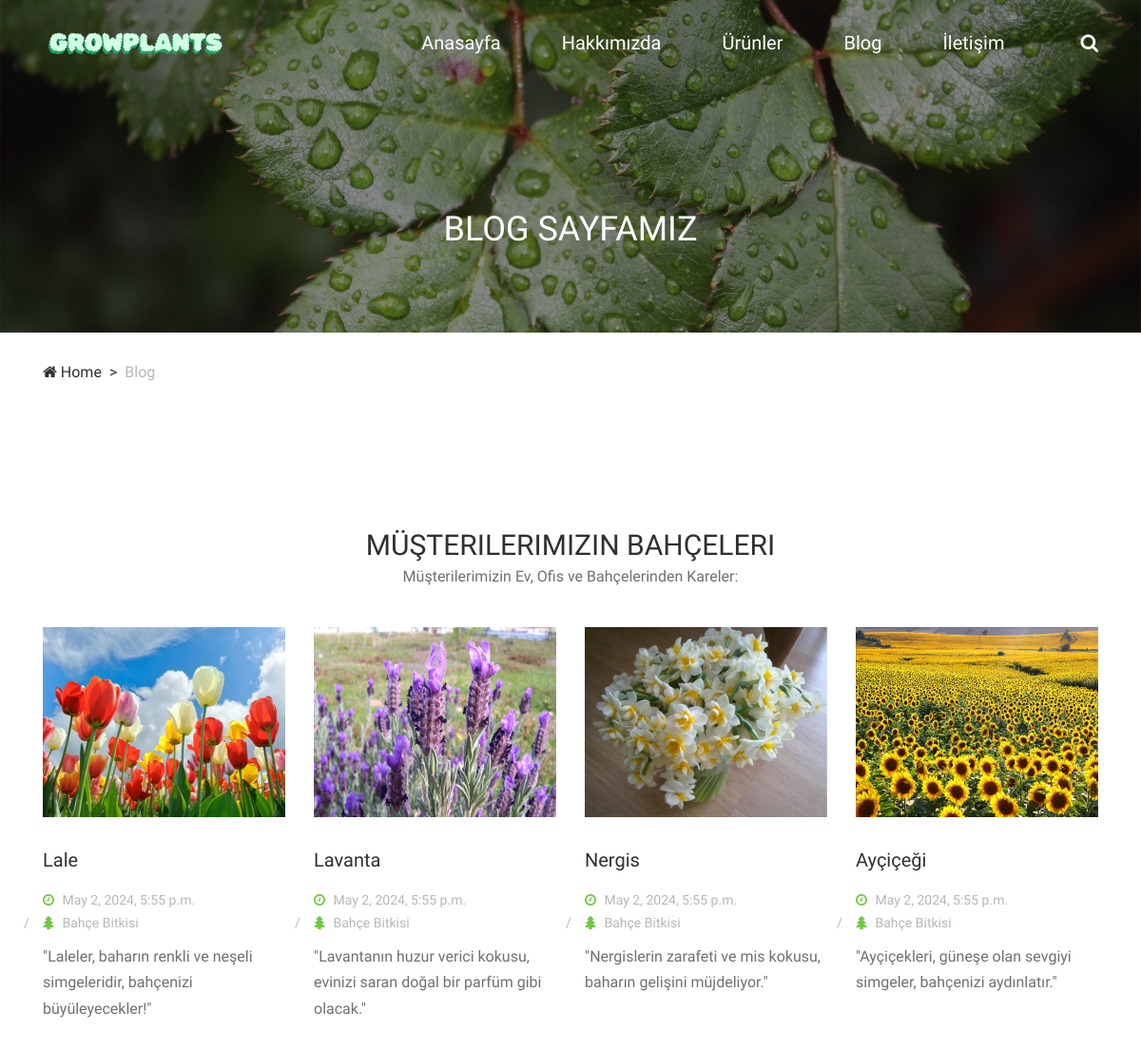
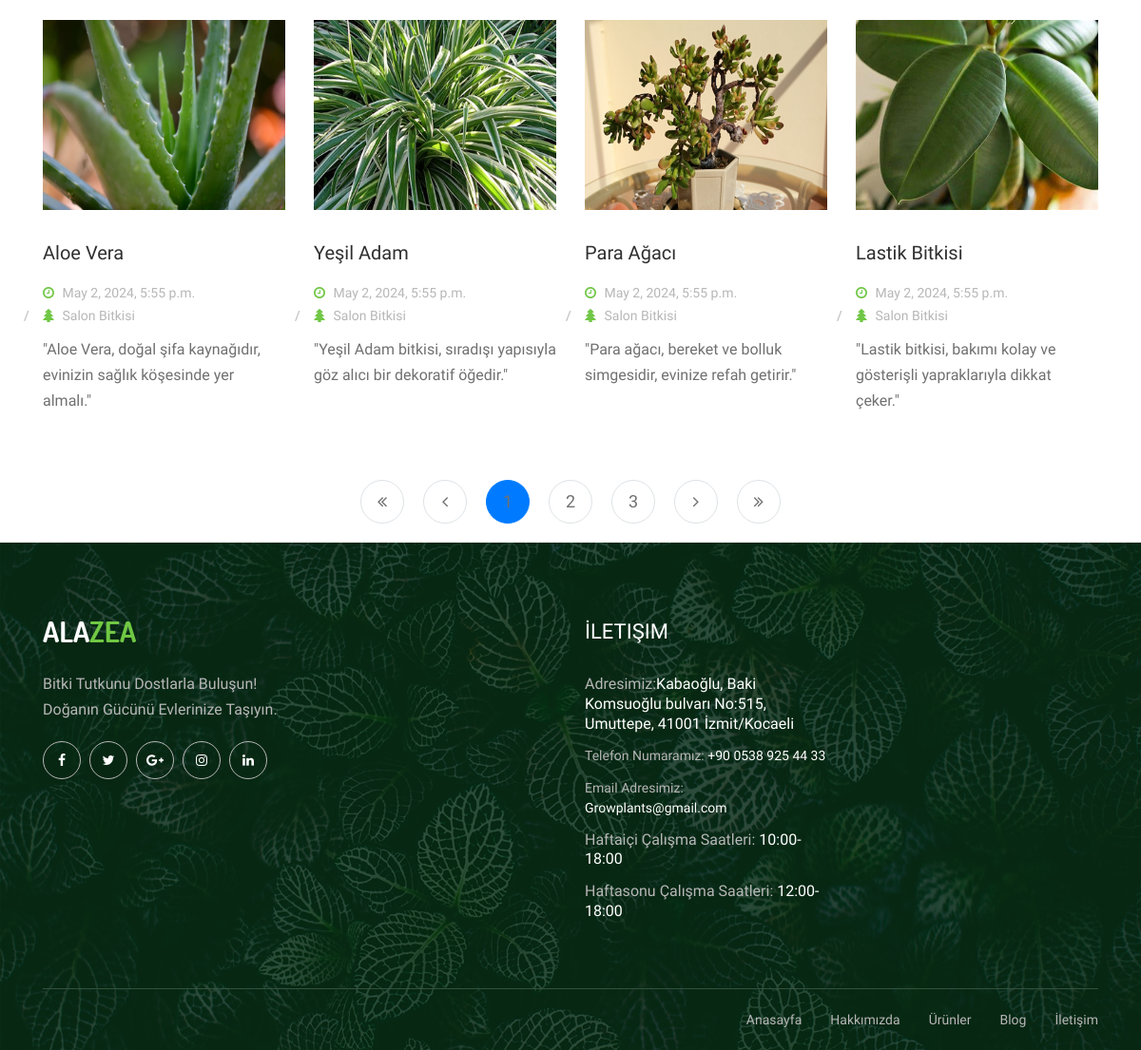
Screenshot of /blog/ with the database file from the repository (2 pictures, top to bottom).
### core/models.py (models this page shows)
class AbstractModel(models.Model):
    updated_date= models.DateTimeField(
        blank=True,
        auto_now=True,
    )
    created_date= models.DateTimeField(
        blank=True,
        auto_now_add=True,
    )
    class Meta:
         abstract=True

class blogPageSetting(AbstractModel):
        name =models.CharField(
        default='',
        max_length=254,
        blank=True,
    )
        department = models.CharField(
        default='',
        max_length=254,
        blank=True,
    )
        description = models.CharField(
        default='',
        max_length=254,
        blank=True,
    )
        description1 = models.CharField(
        default='',
        max_length=254,
        blank=True,
    )
        description2 = models.CharField(
        default='',
        max_length=254,
        blank=True,
    )
        description3 = models.CharField(
        default='',
        max_length=254,
        blank=True,
    )
        comment = models.CharField(
        default='',
        max_length=254,
        blank=True,
    )
        detail1 = models.CharField(
        default='',
        max_length=254,
        blank=True,
    )
        detail2 = models.CharField(
        default='',
        max_length=254,
        blank=True,
    )
        file=models.ImageField(
            default='',
            verbose_name='Image',
            blank=True,
            upload_to='blog_images/'
    )
        fileSmall=models.ImageField(
            default='',
            verbose_name='Image',
            blank=True,
            upload_to='blog_images/'
    )
        class Meta:
            ordering = ['id']

class contactSetting(AbstractModel):
    address =models.CharField(
        default='',
        max_length=254,
                blank=True,
    )
    tel = models.CharField(
        default='',
        max_length=254,
        blank=True,
    )
    email = models.CharField(
        default='',
        max_length=254,
        blank=True,
    )
    calisma_week = models.CharField(
        default='',
        max_length=254,
        blank=True,
    )
    calisma_weekend = models.CharField(
        default='',
        max_length=254,
        blank=True,
    )

### core/views.py (the view)
# urls.py: path('blog/', blog, name='blog'),
def blog(request):
    contact1 = contactSetting.objects.get(id=1)
    ProductImage=blogPageSetting.objects.all()
    paginator=Paginator(ProductImage,8)
    page=request.GET.get('page')
    try:
        posts=paginator.page(page)
    except PageNotAnInteger:
        posts=paginator.page(1)
    except EmptyPage:
        posts=paginator.page(paginator.num_pages)
    return render(request,'blog.html',{'posts':posts,'contact':contact1})

### templates/blog.html (shortened to what this page needs)
{% load static %}
<!DOCTYPE html>
<html lang="en">
{%  include 'includes/head.html' %}
<body>
        {%  include 'includes/navbar.html' %}
    <div class="breadcrumb-area">
        <div class="top-breadcrumb-area bg-img bg-overlay d-flex align-items-center justify-content-center" style="background-image: url({% get_media_prefix %}img/bg-img/24.jpg);">
            <h2>BLOG SAYFAMIZ</h2>
        </div>
        <div class="container">
            <div class="row">
                <div class="col-12">
                    <nav aria-label="breadcrumb">
                        <ol class="breadcrumb">
                            <li class="breadcrumb-item"><a href="/"><i class="fa fa-home"></i> Home</a></li>
                            <li class="breadcrumb-item active" aria-current="page">Blog</li>
                        </ol>
                    </nav>
                </div>
            </div>
        </div>
    </div>
    <section class="alazea-blog-area section-padding-100-0">
        <div class="container">
            <div class="row">
                <div class="col-12">
                    <div class="section-heading text-center">
                        <h2>Müşterilerimizin Bahçeleri</h2>
                        <p>Müşterilerimizin Ev, Ofis ve Bahçelerinden Kareler:</p>
                    </div>
                </div>
            </div>
            <div class="row justify-content-center">
                {% for post in posts %}
                        <div class="col-12 col-lg-3">
                            <div class="single-blog-post mb-50">
                                <div class="post-thumbnail mb-30">
                                    <a href=" {% url "single_post" post.pk %}"><img style="height: 200px; width:400px; " src="{{post.file.url}}" alt=""></a>
                                </div>
                                <div class="post-content">
                                    <a href="{% url "single_post" post.pk %}" class="post-title">
                                        <h5>{{ post.name}}</h5>
                                    </a>
                                    <div class="post-meta">
                                        <a href="#"><i class="fa fa-clock-o" aria-hidden="true"></i> {{post.updated_date}}</a>
                                        <a href="#"><i class="fa fa-tree" aria-hidden="true"></i> {{post.department}}</a>
                                    </div>
                                    <p class="post-excerpt">{{post.description}}</p>
                                </div>
                            </div>
                        </div>
                        {% endfor %}
                        <div style="margin-top:20px;margin-bottom:20px;" class="row">
                            <div class="col-12">
                                <nav aria-label="Page navigation">
                                    <ul class="pagination">
                                        <li class="page-item {% if not posts.has_previous %}disabled{% endif %}">
                                            <a class="page-link" href="{% if posts.has_previous %}?page=1{% endif %}">
                                                <i class="fa fa-angle-double-left"></i>
                                            </a>
                                        </li>
                                        <li class="page-item {% if not posts.has_previous %}disabled{% endif %}">
                                            <a class="page-link" href="{% if posts.has_previous %}?page={{ posts.previous_page_number }}{% endif %}">
                                                <i class="fa fa-angle-left"></i>
                                            </a>
                                        </li>
                                        {% for num in posts.paginator.page_range %}
                                            {% if num == posts.number %}
                                                <li class="page-item active"><span class="page-link">{{ num }}</span></li>
                                            {% else %}
                                                <li class="page-item"><a class="page-link" href="?page={{ num }}">{{ num }}</a></li>
                                            {% endif %}
                                        {% endfor %}
                                        <li class="page-item {% if not posts.has_next %}disabled{% endif %}">
                                            <a class="page-link" href="{% if posts.has_next %}?page={{ posts.next_page_number }}{% endif %}">
                                                <i class="fa fa-angle-right"></i>
                                            </a>
                                        </li>
                                        <li class="page-item {% if not posts.has_next %}disabled{% endif %}">
                                            <a class="page-link" href="{% if posts.has_next %}?page={{ posts.paginator.num_pages }}{% endif %}">
                                                <i class="fa fa-angle-double-right"></i>
                                            </a>
                                        </li>
                                    </ul>
                                </nav>
                            </div>
                        </div>
            </div>
        </div>
    </section>
    {%  include 'includes/footer.html' %}
</body>
</html>

### templates/includes/head.html (shortened to what this page needs)
{% load static %}
<head>
    <link rel="stylesheet" href= "{% static 'css/style.css' %}">
</head>

### templates/includes/navbar.html (shortened to what this page needs)
{% load static %}
 <header class="header-area">
    <div class="alazea-main-menu">
        <div class="classy-nav-container breakpoint-off">
            <div class="container">
                <nav class="classy-navbar justify-content-between" id="alazeaNav">
                    <a href="/" class="nav-brand"><img src="{% get_media_prefix %}img/core-img/growplants_logo.png" alt=""></a>
                    <div class="classy-menu">
                        <div class="classynav">
                            <ul>
                                <li><a href="/">Anasayfa</a></li>
                                <li><a href="/about/">Hakkımızda</a></li>
                                <li><a href="/portfolio/">Ürünler</a></li>
                                <li><a href="/blog/">Blog</a></li>
                                <li><a href="/contact/">İletişim</a></li>
                            </ul>
                            <div id="searchIcon">
                                <i class="fa fa-search" aria-hidden="true"></i>
                            </div>
                        </div>
                    </div>
                </nav>
            </div>
        </div>
    </div>
</header>

### templates/includes/footer.html (shortened to what this page needs)
{% load static %}
<footer class="footer-area bg-img" style="background-image: url({% get_media_prefix %}img/bg-img/3.jpg);">
    <div class="main-footer-area">
        <div class="container">
            <div class="row">
                <div class="col-12 col-sm-6 col-lg-3">
                    <div class="single-footer-widget">
                        <div class="footer-logo mb-30">
                            <a href="#"><img src="{% get_media_prefix %}img/core-img/logo.png" alt=""></a>
                        </div>
                        <p>Bitki Tutkunu Dostlarla Buluşun! Doğanın Gücünü Evlerinize Taşıyın.</p>
                        <div class="social-info">
                            <a href="https://www.facebook.com" target="_blank"> <i class="fa fa-facebook" aria-hidden="true"></i></a>
                            <a href="https://www.twitter.com" target="_blank"><i class="fa fa-twitter" aria-hidden="true"></i></a>
                            <a href="https://www.google.com.tr" target="_blank"><i class="fa fa-google-plus" aria-hidden="true"></i></a>
                            <a href="https://www.instagram.com" target="_blank"><i class="fa fa-instagram" aria-hidden="true"></i></a>
                            <a href="https://www.linkedin.com" target="_blank"><i class="fa fa-linkedin" aria-hidden="true"></i></a>
                        </div>
                    </div>
                </div>
                <div class="col-12 col-sm-6 col-lg-3">
                </div>
                <div class="col-12 col-sm-6 col-lg-3">
                    <div class="single-footer-widget">
                        <div class="widget-title">
                            <h5>İletişim</h5>
                        </div>
                        <div class="contact-information">
                            <p><span>Adresimiz:</span>{{ contact.address }}</p>
                            <p><a href="tel:+905555555555" style="line-height: 1.3;
                                color: #ffffff;
                                margin-bottom: 13px;"><span>Telefon Numaramız:</span> {{ contact.tel }}</a><p>
                            <p><a href="mailto:Growplants@gmail.com" style="line-height: 1.3;
                                color: #ffffff;
                                margin-bottom: 13px;"><span>Email Adresimiz:</span> {{ contact.email }}</a><p>
                            <p><span>Haftaiçi Çalışma Saatleri:</span> {{ contact.calisma_week }}</p>
                            <p><span>Haftasonu Çalışma Saatleri:</span> {{ contact.calisma_weekend }}</p>
                        </div>
                    </div>
                </div>
            </div>
        </div>
    </div>
    <div class="footer-bottom-area">
        <div class="container">
            <div class="row">
                <div class="col-12">
                    <div class="border-line"></div>
                </div>
                <div class="col-12 col-md-6">
                </div>
                <div class="col-12 col-md-6">
                    <div class="footer-nav">
                        <nav>
                            <ul>
                                <li><a href="/">Anasayfa</a></li>
                                <li><a href="/about">Hakkımızda</a></li>
                                <li><a href="/portfolio/">Ürünler</a></li>
                                <li><a href="/blog/">Blog</a></li>
                                <li><a href="/contact/">İletişim</a></li>
                            </ul>
                        </nav>
                    </div>
                </div>
            </div>
        </div>
    </div>
</footer>

### templates/includes/scripts.html (shortened to what this page needs)
{% load static %}

### static/css/classy-nav.css (style rules this page uses)
* { margin: 0; padding: 0; }
body { font-family: "Roboto", sans-serif; }
ul, ol { margin: 0; }
ul li, ol li { list-style: none; }
img { height: auto; max-width: 100%; }
.bg-img { background-position: center center; background-size: cover; background-repeat: no-repeat; }
.classy-nav-container { position: relative; z-index: 100; background-color: #ffffff; }
.classy-nav-container * { box-sizing: border-box; }
.classy-nav-container a { -webkit-transition-duration: 500ms; transition-duration: 500ms; text-decoration: none; outline: none; font-size: 14px; font-weight: 400; color: #232323; display: inline-block; }
.justify-content-between { -webkit-box-pack: justify; -ms-flex-pack: justify; justify-content: space-between; }
.justify-content-center { -webkit-box-pack: center; -ms-flex-pack: center; justify-content: center; }
.classy-navbar { width: 100%; height: 70px; padding: 0.5em 2em; display: -webkit-box; display: -ms-flexbox; display: flex; -webkit-box-align: center; -ms-flex-align: center; -ms-grid-row-align: center; align-items: center; }
.classy-navbar .nav-brand { font-size: 26px; font-weight: 500; color: #565656; display: inline-block; margin-right: 30px; }
.classynav ul li { display: inline-block; clear: both; position: inherit; z-index: 10; }
.classynav ul li a { padding: 0 12px; display: block; height: 35px; font-size: 14px; line-height: 34px; }
.breakpoint-off .classynav { display: -webkit-box; display: -ms-flexbox; display: flex; -webkit-box-align: center; -ms-flex-align: center; -ms-grid-row-align: center; align-items: center; }

### rows the page displays
blogPageSetting: file (picture), name "Lale", updated_date "May 2, 2024, 5:55 p.m.", department "Bahçe Bitkisi", description "\"Laleler, baharın renkli ve neşeli simgeleridir, bahçenizi büyüleyecekler!\""
blogPageSetting: file (picture), name "Lavanta", updated_date "May 2, 2024, 5:55 p.m.", department "Bahçe Bitkisi", description "\"Lavantanın huzur verici kokusu, evinizi saran doğal bir parfüm gibi olacak.\""
blogPageSetting: file (picture), name "Nergis", updated_date "May 2, 2024, 5:55 p.m.", department "Bahçe Bitkisi", description "\"Nergislerin zarafeti ve mis kokusu, baharın gelişini müjdeliyor.\""
blogPageSetting: file (picture), name "Ayçiçeği", updated_date "May 2, 2024, 5:55 p.m.", department "Bahçe Bitkisi", description "\"Ayçiçekleri, güneşe olan sevgiyi simgeler, bahçenizi aydınlatır.\""
blogPageSetting: file (picture), name "Aloe Vera", updated_date "May 2, 2024, 5:55 p.m.", department "Salon Bitkisi", description "\"Aloe Vera, doğal şifa kaynağıdır, evinizin sağlık köşesinde yer almalı.\""
blogPageSetting: file (picture), name "Yeşil Adam", updated_date "May 2, 2024, 5:55 p.m.", department "Salon Bitkisi", description "\"Yeşil Adam bitkisi, sıradışı yapısıyla göz alıcı bir dekoratif öğedir.\""
blogPageSetting: file (picture), name "Para Ağacı", updated_date "May 2, 2024, 5:55 p.m.", department "Salon Bitkisi", description "\"Para ağacı, bereket ve bolluk simgesidir, evinize refah getirir.\""
blogPageSetting: file (picture), name "Lastik Bitkisi", updated_date "May 2, 2024, 5:55 p.m.", department "Salon Bitkisi", description "\"Lastik bitkisi, bakımı kolay ve gösterişli yapraklarıyla dikkat çeker.\""
contactSetting: address "Kabaoğlu, Baki Komsuoğlu bulvarı No:515, Umuttepe, 41001 İzmit/Kocaeli", tel "+90 0538 925 44 33", email "Growplants@gmail.com", calisma_week "10:00-18:00", calisma_weekend "12:00-18:00"

### other values shown
{{ num }} "2" "3"
